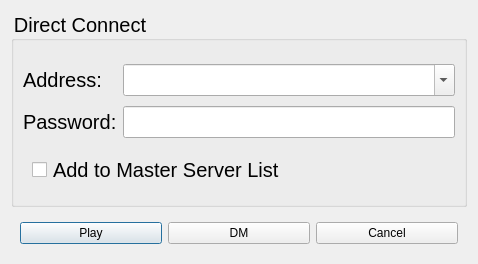
<?xml version="1.0" encoding="UTF-8"?>
<ui version="4.0">
 <class>DirectConnectDialog</class>
 <widget class="QDialog" name="DirectConnectDialog">
  <property name="geometry">
   <rect>
    <x>0</x>
    <y>0</y>
    <width>478</width>
    <height>264</height>
   </rect>
  </property>
  <property name="windowTitle">
   <string>Dialog</string>
  </property>
  <layout class="QVBoxLayout" name="verticalLayout">
   <item>
    <widget class="QGroupBox" name="groupBox">
     <property name="styleSheet">
      <string notr="true">font-size: 20px;</string>
     </property>
     <property name="title">
      <string>Direct Connect</string>
     </property>
     <layout class="QGridLayout" name="gridLayout_2">
      <item row="2" column="1">
       <widget class="QLineEdit" name="password"/>
      </item>
      <item row="0" column="0" colspan="2">
       <spacer name="verticalSpacer">
        <property name="orientation">
         <enum>Qt::Vertical</enum>
        </property>
        <property name="sizeType">
         <enum>QSizePolicy::Fixed</enum>
        </property>
        <property name="sizeHint" stdset="0">
         <size>
          <width>20</width>
          <height>10</height>
         </size>
        </property>
       </spacer>
      </item>
      <item row="1" column="0">
       <widget class="QLabel" name="label">
        <property name="text">
         <string>Address:</string>
        </property>
       </widget>
      </item>
      <item row="2" column="0">
       <widget class="QLabel" name="label_2">
        <property name="text">
         <string>Password:</string>
        </property>
       </widget>
      </item>
      <item row="1" column="1">
       <widget class="QComboBox" name="address">
        <property name="sizePolicy">
         <sizepolicy hsizetype="Expanding" vsizetype="Fixed">
          <horstretch>0</horstretch>
          <verstretch>0</verstretch>
         </sizepolicy>
        </property>
        <property name="editable">
         <bool>true</bool>
        </property>
       </widget>
      </item>
      <item row="3" column="0" colspan="2">
       <widget class="QWidget" name="addToMasterWiget" native="true">
        <property name="sizePolicy">
         <sizepolicy hsizetype="Preferred" vsizetype="Fixed">
          <horstretch>0</horstretch>
          <verstretch>0</verstretch>
         </sizepolicy>
        </property>
        <property name="styleSheet">
         <string notr="true">QCheckBox::indicator {
     width: 15px;
     height: 15px;
 }</string>
        </property>
        <layout class="QVBoxLayout" name="verticalLayout_2">
         <item>
          <widget class="QCheckBox" name="addToMaster">
           <property name="styleSheet">
            <string notr="true">font-size: 20px;
</string>
           </property>
           <property name="text">
            <string>Add to Master Server List</string>
           </property>
          </widget>
         </item>
        </layout>
       </widget>
      </item>
     </layout>
    </widget>
   </item>
   <item>
    <widget class="QWidget" name="widget" native="true">
     <property name="sizePolicy">
      <sizepolicy hsizetype="Preferred" vsizetype="Fixed">
       <horstretch>0</horstretch>
       <verstretch>0</verstretch>
      </sizepolicy>
     </property>
     <layout class="QHBoxLayout" name="horizontalLayout">
      <item>
       <widget class="QPushButton" name="playButton">
        <property name="styleSheet">
         <string notr="true"/>
        </property>
        <property name="text">
         <string>Play</string>
        </property>
       </widget>
      </item>
      <item>
       <widget class="QPushButton" name="dmButton">
        <property name="text">
         <string>DM</string>
        </property>
       </widget>
      </item>
      <item>
       <widget class="QPushButton" name="cancelButton">
        <property name="text">
         <string>Cancel</string>
        </property>
       </widget>
      </item>
     </layout>
    </widget>
   </item>
  </layout>
 </widget>
 <resources/>
 <connections/>
</ui>
